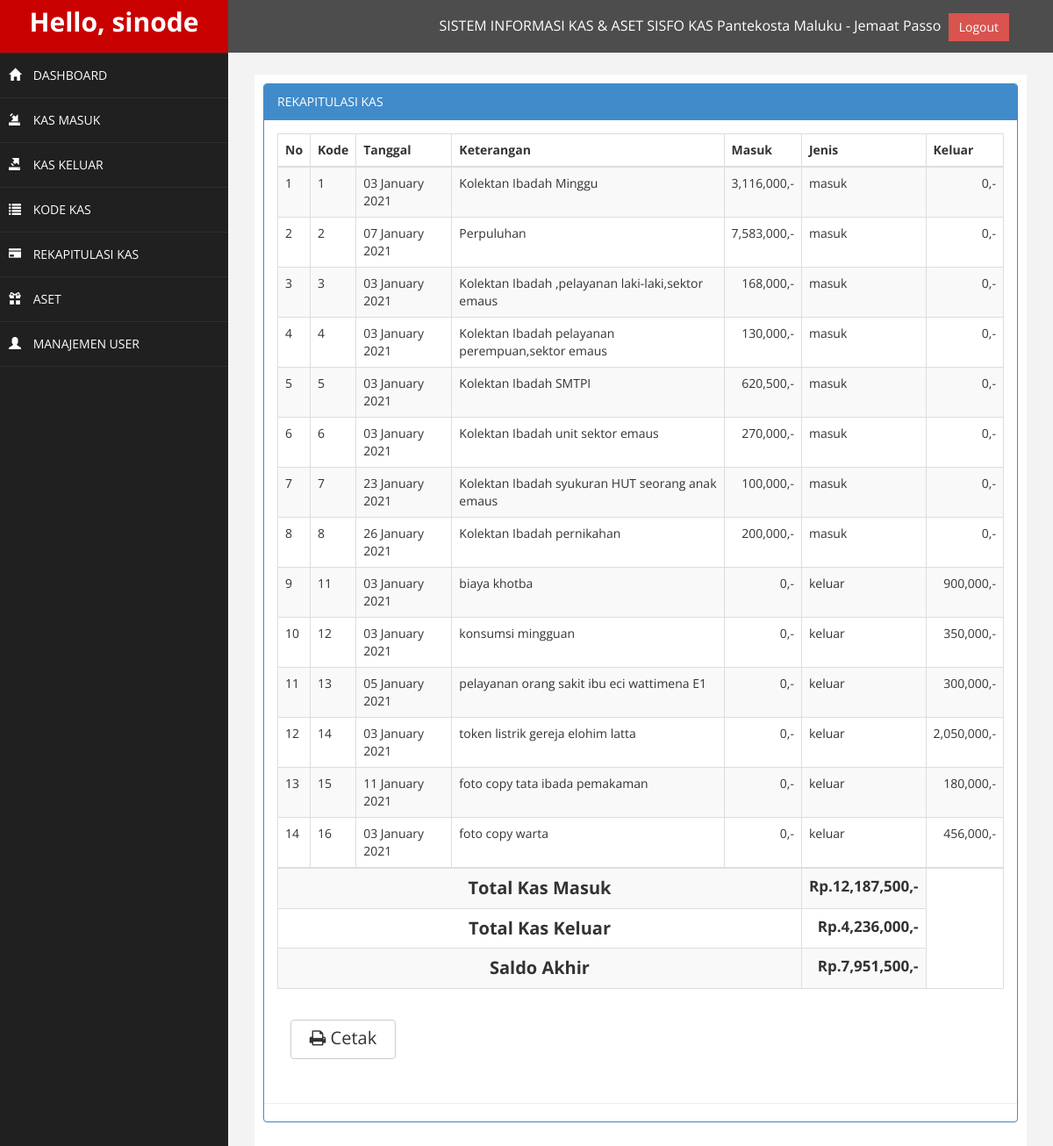
The app's page /halaman_admin.php?page=rekap (signed in) with its own data.
### tables this page shows
CREATE TABLE `kas` (
  `kode` int(11) NOT NULL,
  `keterangan` varchar(100) NOT NULL,
  `tgl` date NOT NULL,
  `jumlah` int(10) NOT NULL,
  `jenis` varchar(20) NOT NULL,
  `keluar` int(20) NOT NULL
);

### page/rekap/rekap.php (the view)
<div class="row">
                <div class="col-md-12">
                    <div class="panel panel-primary">
                        <div class="panel-heading">
                             REKAPITULASI KAS
                        </div>
                        <div class="panel-body">
                            <div class="table-responsive">
                                <table class="table table-striped table-bordered table-hover" id="dataTables-example">
                                    <thead>
                                        <tr>
                                            <th>No</th>
                                            <th>Kode</th>
                                            <th>Tanggal</th>
                                            <th>Keterangan</th>
                                            <th>Masuk</th>
                                            <th>Jenis</th>
                                            <th>Keluar</th>
                                        </tr>
                                    </thead>
                                    <tbody>
                                        <?php
                                        $no = 1;
                                        $sql = $koneksi-> query("select * from kas");
                                        while ($data=$sql-> fetch_assoc()){
                                        ?>
                                        <tr class="odd gradeX">
                                            <td><?php echo $no++ ?></td>
                                            <td><?php echo $data['kode']; ?></td>
                                            <td><?php echo date('d F Y', strtotime($data['tgl'])); ?></td>
                                            <td><?php echo $data['keterangan']; ?></td>
                                            <td align="right"><?php echo number_format($data['jumlah']).",-"; ?></td>
                                            <td><?php echo $data['jenis']; ?></td>
                                            <td align="right"><?php echo number_format($data['keluar']).",-"; ?></td>
                                        </tr>
                                        <?php
                                            $total=$total+$data['jumlah'];
                                            $total_keluar=$total_keluar+$data['keluar'];
                                            $saldo_akhir = $total-$total_keluar;
                                            }
                                        ?>
                                    </tbody>
                                        <tr>
                                            <th colspan="5" style="text-align: center; font-size: 20px">Total Kas Masuk</th>
                                            <th style="text-align: right; font-size: 17px"><?php echo"Rp." .number_format($total).",-";?></th>
                                        </tr>
                                        <tr>
                                            <th colspan="5" style="text-align: center; font-size: 20px">Total Kas Keluar</th>
                                            <th style="text-align: right; font-size: 17px"><?php echo"Rp." .number_format($total_keluar).",-";?></th>
                                        </tr>
                                        <tr>
                                            <th colspan="5" style="text-align: center; font-size: 20px">Saldo Akhir</th>
                                            <th style="text-align: right; font-size: 17px"><?php echo"Rp." .number_format($saldo_akhir).",-";?></th>
                                        </tr>
                                </table>
                                <div class="panel-body">
                                <a href="./laporan/laporan_rekapitulasi.php" target="blank" class="btn btn-default" style="margin-top: 0px; height: 45px; width: 120px; font-size: 20px;"><i class="fa fa-print"></i> Cetak</a>
                            </div>

### assets/css/custom.css (style rules this page uses)
body { font-family: 'Open Sans', sans-serif; }

### records on screen
kas: kode "1", tgl "03 January 2021", keterangan "Kolektan Ibadah Minggu", jumlah "3,116,000", jenis "masuk", keluar "0"
kas: kode "2", tgl "07 January 2021", keterangan "Perpuluhan", jumlah "7,583,000", jenis "masuk", keluar "0"
kas: kode "3", tgl "03 January 2021", keterangan "Kolektan Ibadah ,pelayanan laki-laki,sektor emaus", jumlah "168,000", jenis "masuk", keluar "0"
kas: kode "4", tgl "03 January 2021", keterangan "Kolektan Ibadah pelayanan perempuan,sektor emaus", jumlah "130,000", jenis "masuk", keluar "0"
kas: kode "5", tgl "03 January 2021", keterangan "Kolektan Ibadah SMTPI", jumlah "620,500", jenis "masuk", keluar "0"
kas: kode "6", tgl "03 January 2021", keterangan "Kolektan Ibadah unit sektor emaus", jumlah "270,000", jenis "masuk", keluar "0"
kas: kode "7", tgl "23 January 2021", keterangan "Kolektan Ibadah syukuran HUT seorang anak emaus", jumlah "100,000", jenis "masuk", keluar "0"
kas: kode "8", tgl "26 January 2021", keterangan "Kolektan Ibadah pernikahan", jumlah "200,000", jenis "masuk", keluar "0"
kas: kode "11", tgl "03 January 2021", keterangan "biaya khotba", jumlah "0", jenis "keluar", keluar "900,000"
kas: kode "12", tgl "03 January 2021", keterangan "konsumsi mingguan", jumlah "0", jenis "keluar", keluar "350,000"
kas: kode "13", tgl "05 January 2021", keterangan "pelayanan orang sakit ibu eci wattimena E1", jumlah "0", jenis "keluar", keluar "300,000"
kas: kode "14", tgl "03 January 2021", keterangan "token listrik gereja elohim latta", jumlah "0", jenis "keluar", keluar "2,050,000"
kas: kode "15", tgl "11 January 2021", keterangan "foto copy tata ibada pemakaman", jumlah "0", jenis "keluar", keluar "180,000"
kas: kode "16", tgl "03 January 2021", keterangan "foto copy warta", jumlah "0", jenis "keluar", keluar "456,000"

### other values on screen
$_SESSION['username'] "sinode"
$total "12,187,500"
$total_keluar "4,236,000"
$saldo_akhir "7,951,500"
